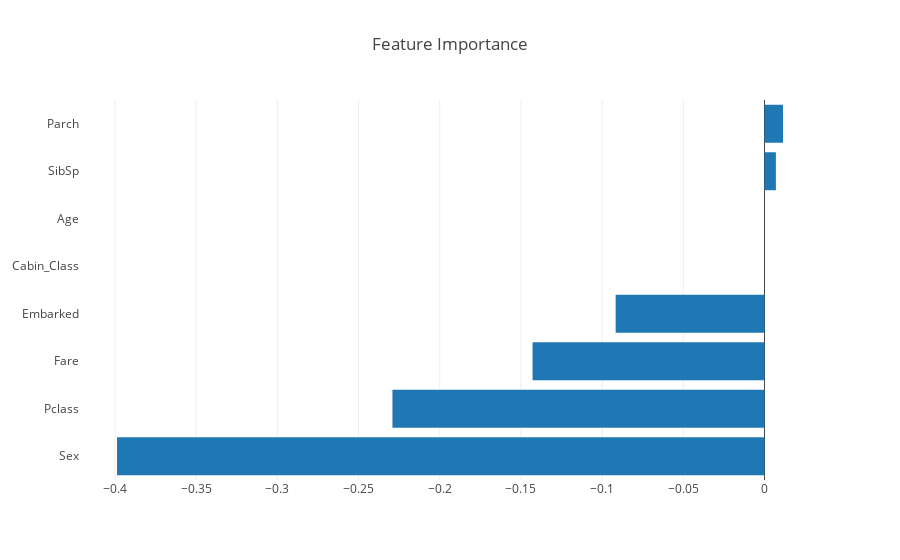

Notebook code for this chart:
### Code cell
trace = go.Bar(
    x = lexp['value'].values,
    y = lexp['feature'].values,
    name='feature values', 
    orientation='h'
)

layout = go.Layout(title='Feature Importance')
fig = go.Figure([trace], layout)
iplot(fig)

### Figure 1 — Plotly figure (JSON) as saved in the notebook; plotly's stock layout.template omitted (floating-point values rounded to 4 significant figures)
{"data": [{"name": "feature values", "orientation": "h", "type": "bar", "uid": "5179256e-6188-4b5c-8632-4c7fadda0308", "x": [-0.3988, -0.2291, -0.1428, -0.09167, 0, 0, 0.007027, 0.0114], "y": ["Sex", "Pclass", "Fare", "Embarked", "Cabin_Class", "Age", "SibSp", "Parch"]}], "layout": {"title": {"text": "Feature Importance"}}}
